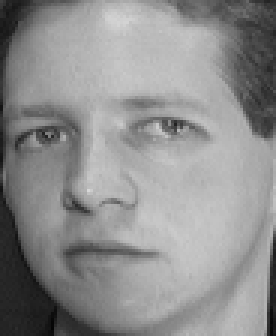
%> input picture img/s1/4.pgm, 92 x 112 px (shown 3 times larger)
$ octave Untitled.m   (GNU Octave 9; MATLAB toolbox functions it lacks are replaced by stand-ins)
%> lines starting %> are read from the running program, lines starting %| are printed output that depends on the picture; in (x1, y1, x2, y2) boxes, pixels count from 0 and x2, y2 are one past the last pixel; in counts of white or black regions, pixels touching at a corner belong together; the program's own positions count from 1
### im2features.m
function result = im2features( file_name )
%> called with file_name = 'img/s1/4.pgm'
im = imread(file_name);
%> im is the input picture: size 112x92 uint8; min 5, max 215, mean 142.1

im = im2double(im);
%> im: size 112x92 double
rows = size(im,1);
%> rows = 112


%resize to 100 rows
im = imresize(im, 100/rows);
%> im: size 100x83 double

[X, Y] = size(im);
%> X = 100; Y = 83

if(Y > 86)
    i = int32(Y/2 - 43);
    im = im(:, i:i+86);
end
%integral image
help = helpMatrix(im);


features = {'eyes_nose','forehead' 'lips', 'fit1' ,'fit2','fit3','fit4' };
result = zeros(1, size(features,2));


for i=1:size(features,2)
    feature=features{i};

    [v, h, best_mask_sum] = run_feature(help, feature);

    %figure;
    %imshow(im(v,h));

    result(i) = best_mask_sum;
end


end

### helpMatrix.m
function help=helpMatrix(im)

[X,Y]=size(im);
%> X = 100; Y = 83
help=zeros(X+1,Y+1);
help(2,2)=im(1,1);
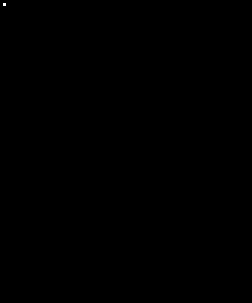
%> help: size 101x84 double (shown 3 times larger); values 0 (black) and 0.243 (white), 0.01% white in thin lines or dots, all inside (x1, y1, x2, y2) = (1, 1, 2, 2)

for x=2:X+1
    for y=2:Y+1
        help(x,y)=help(x,y-1)+help(x-1,y)-help(x-1,y-1)+im(x-1,y-1);
    end
end
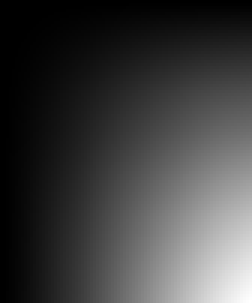
%> help: size 101x84 double (shown 3 times larger); min 0, max 4626.8, mean 1150.4; drawn with min black and max white

end

### run_feature.m
function  [ v,h, best_mask_sum ] = run_feature( help, feature )

%> the run ends on the next line
[mask, height, width, x_start, y_start, x_end, y_end] = feature_case(help,feature);

best_mask_sum = -inf;

for h=height
    for w=width

        [mask_sum, top, left] = pattern_feature(x_start, y_start, x_end,y_end, help, mask, h, w);

        if(mask_sum > best_mask_sum)

            best_mask_sum = mask_sum;
            best_height = h;
            best_width = w;
            best_top = top;
            best_left = left;
        end

    end
end

v = best_top:best_top+best_height-1;
h = best_left:best_left+best_width-1;


end

### Untitled.m

close all;

result = im2features('img/s1/4.pgm');

$ run again, with img/s1/1.pgm copied over img/s1/4.pgm
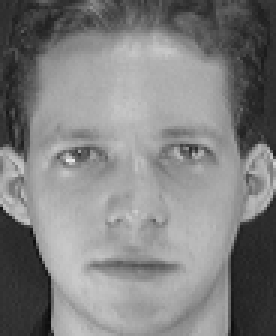
%> input picture img/s1/1.pgm, 92 x 112 px (shown 3 times larger)
%> in im2features, im is the input picture: size 112x92 uint8; min 11, max 234, mean 128.3
%> in im2features, `im = imresize(im, 100/rows);`:
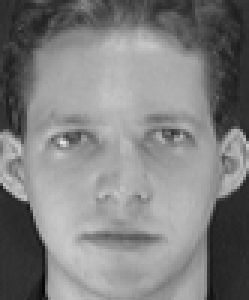
%> im: size 100x83 double (shown 3 times larger); min 0.0265, max 0.892, mean 0.503

$ run again, with img/s1/10.pgm copied over img/s1/4.pgm
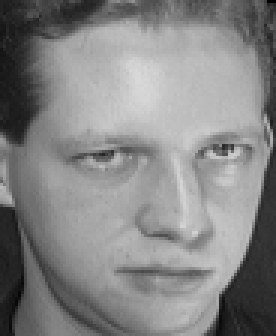
%> input picture img/s1/10.pgm, 92 x 112 px (shown 3 times larger)
%> in im2features, im is the input picture: size 112x92 uint8; min 1, max 217, mean 132.8
%> in im2features, `im = imresize(im, 100/rows);`:
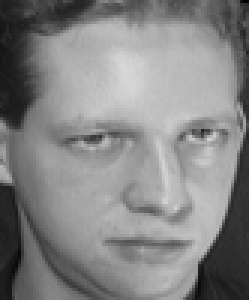
%> im: size 100x83 double (shown 3 times larger); min 0.0101, max 0.85, mean 0.521

$ run again, with img/s1/2.pgm copied over img/s1/4.pgm
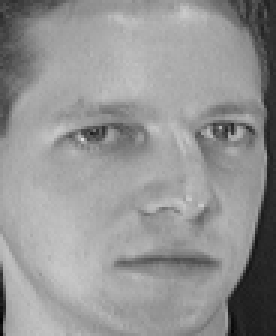
%> input picture img/s1/2.pgm, 92 x 112 px (shown 3 times larger)
%> in im2features, im is the input picture: size 112x92 uint8; min 2, max 223, mean 148
%> after the loop in helpMatrix, `for x=2:X+1`:
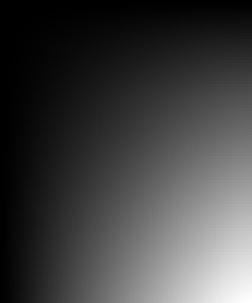
%> help: size 101x84 double (shown 3 times larger); min 0, max 4816.9, mean 1242.8; drawn with min black and max white
